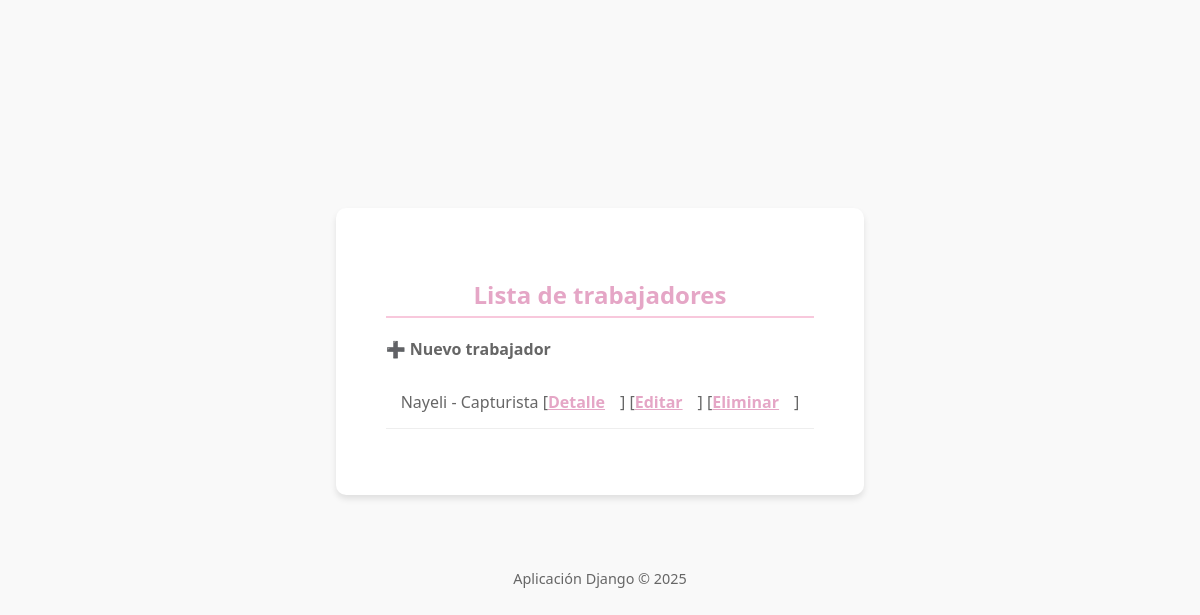
/, run on an earlier commit of the app's database.
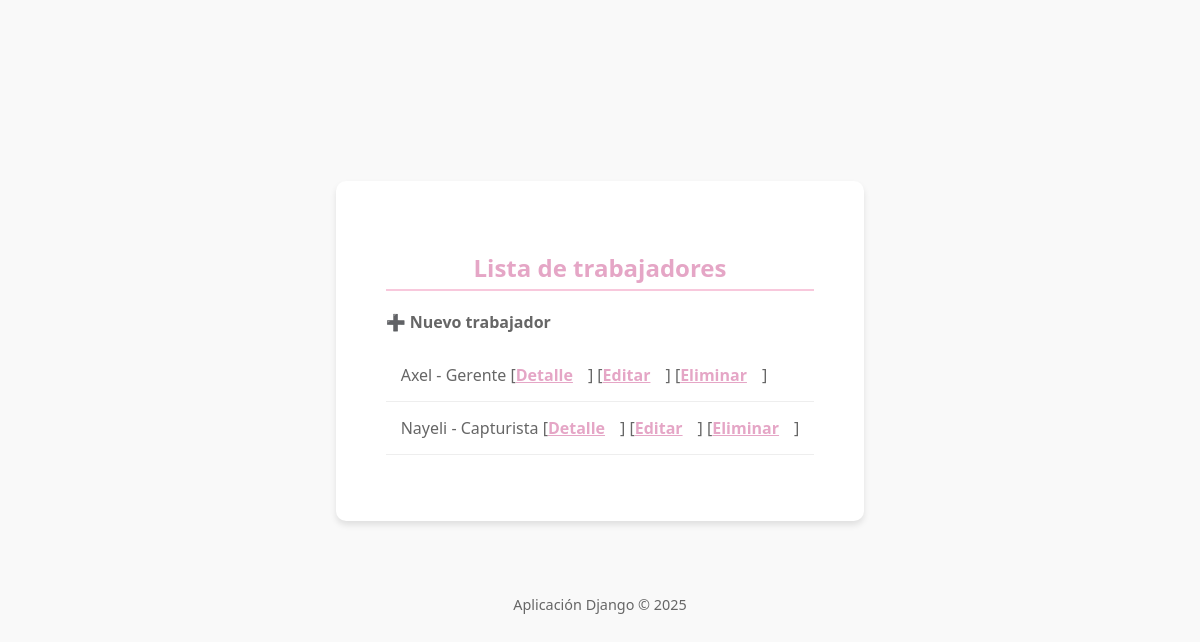
And on a later commit of the database.
### expedientes/models.py (models this page shows, shortened)
class Trabajador(models.Model):
    nombre = models.CharField(max_length=100)
    puesto = models.CharField(max_length=100)

### expedientes/views.py (the view)
# urls.py: path('', TrabajadorListView.as_view(), name='lista_trabajadores'),
class TrabajadorListView(ListView):
    model = Trabajador
    template_name = "expedientes/trabajador_list.html"
    context_object_name = "trabajadores"

### expedientes/templates/expedientes/trabajador_list.html (shortened to what this page needs)
{% extends 'expedientes/base.html' %}
{% block content %}
<h2>Lista de trabajadores</h2>
<a href="{% url 'crear_trabajador' %}">➕ Nuevo trabajador</a>
<ul>
  {% for t in trabajadores %}
    <li>
      {{ t.nombre }} - {{ t.puesto }}
      [<a href="{% url 'detalle_trabajador' t.id %}">Detalle</a>]
      [<a href="{% url 'editar_trabajador' t.id %}">Editar</a>]
      [<a href="{% url 'eliminar_trabajador' t.id %}">Eliminar</a>]
    </li>
  {% empty %}
    <li>No hay trabajadores registrados</li>
  {% endfor %}
</ul>
{% endblock %}

### expedientes/templates/expedientes/base.html (shortened to what this page needs)
{% load static %}
<!DOCTYPE html>
<html lang="es">
<head>
  <link rel="stylesheet" href="{% static 'css/style.css' %}">
</head>
<body>
  <main>
    {% block content %}{% endblock %}
  </main>
  <footer>
    <p>Aplicación Django &copy; 2025</p>
  </footer>
</body>
</html>

### static/css/style.css (style rules this page uses)
:root { --rosa: #f8c8dc; --rosa-oscuro: #e5a6c6; --gris-claro: #f9f9f9; --gris: #666; --blanco: #fff; }
body { font-family: "Segoe UI", sans-serif; background-color: var(--gris-claro); color: var(--gris); margin: 0; padding: 0; display: flex; flex-direction: column; justify-content: center; align-items: center; height: 100vh; }
p { text-align: center; }
a { margin-right: 15px; text-decoration: none; color: var(--gris); font-weight: bold; }
main { max-width: 800px; margin: 20px auto; background: var(--blanco); padding: 50px; border-radius: 10px; box-shadow: 0px 4px 6px rgba(0,0,0,0.1); }
h2 { color: var(--rosa-oscuro); border-bottom: 2px solid var(--rosa); padding-bottom: 5px; text-align: center; }
ul { list-style: none; padding: 0; }
ul li { padding: 15px; border-bottom: 1px solid #eee; }
li a { color: var(--rosa-oscuro); text-decoration: underline; }
footer { text-align: center; margin-top: 30px; padding: 10px; font-size: 0.9em; color: var(--gris); }

What changed in the data, as far as the page shows it:
added Trabajador: nombre "Axel", puesto "Gerente"
